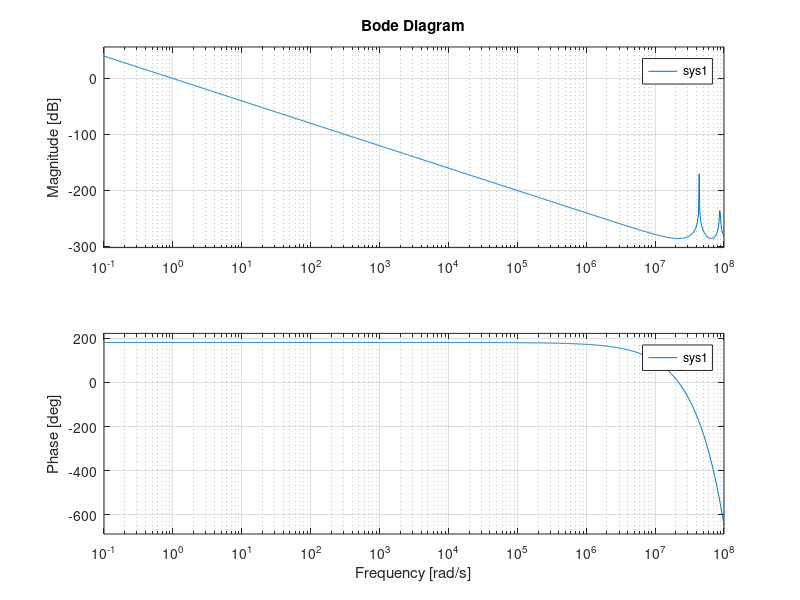
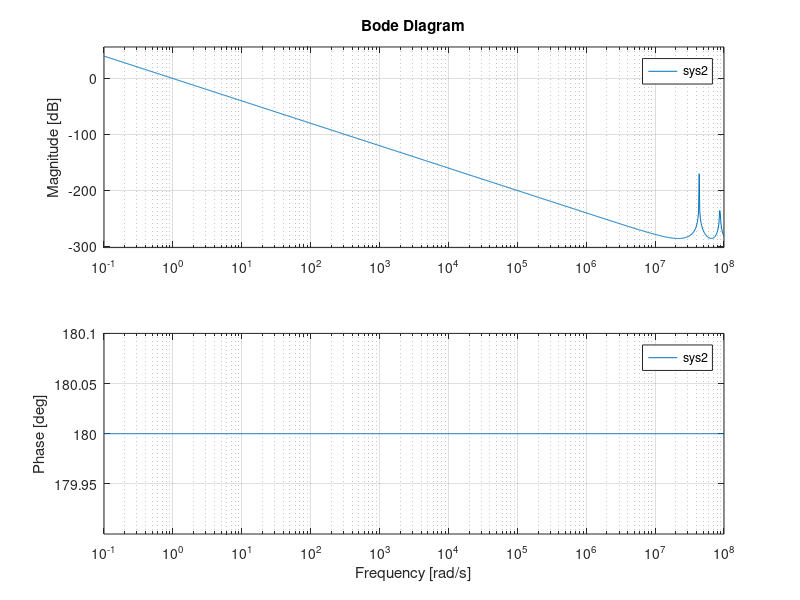
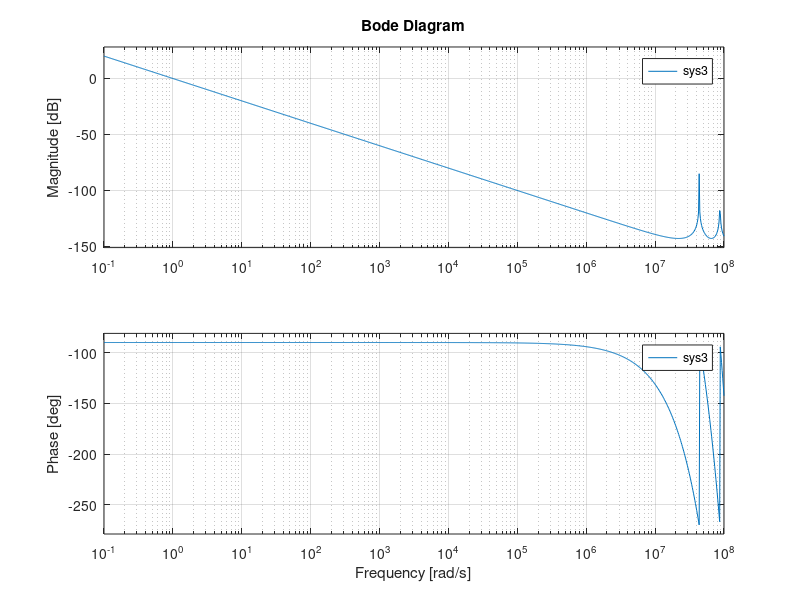
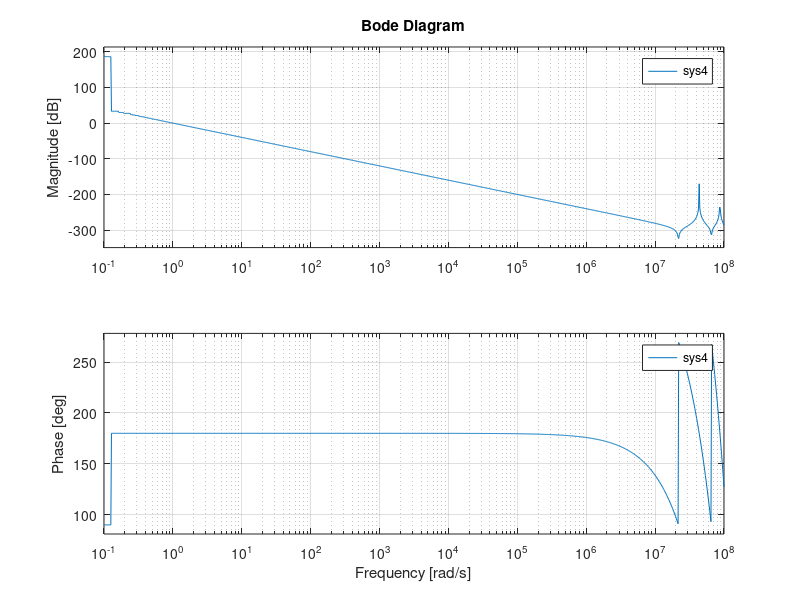

MATLAB code for these plots, in order:

clc;
close all;

fclk = 250e6;
ts = 36 / fclk;

A = [1, 0; ts, 1];
B = [ts; 0];
C = [0, 1];
D = [0];
sys1 = ss(A, B, C, D, ts);

A = [1, 0; ts, 1];
B = [ts; ts^2];
C = [0, 1];
D = 0;
sys2 = ss(A, B, C, D, ts);
[x, y] = ss2tf(A, B, C, D);
disp(x);
disp(y);

A = 1;
B = ts;
C = 1;
D = 0;
sys3 = ss(A, B, C, D, ts);

sys4 = c2d(tf([1],[1, 0, 0]), ts);

bode(sys1, {1e-1, 1e8});
figure;
bode(sys2, {1e-1, 1e8});
figure;
bode(sys3, {1e-1, 1e8});
figure;
bode(sys4, {1e-1, 1e8});
